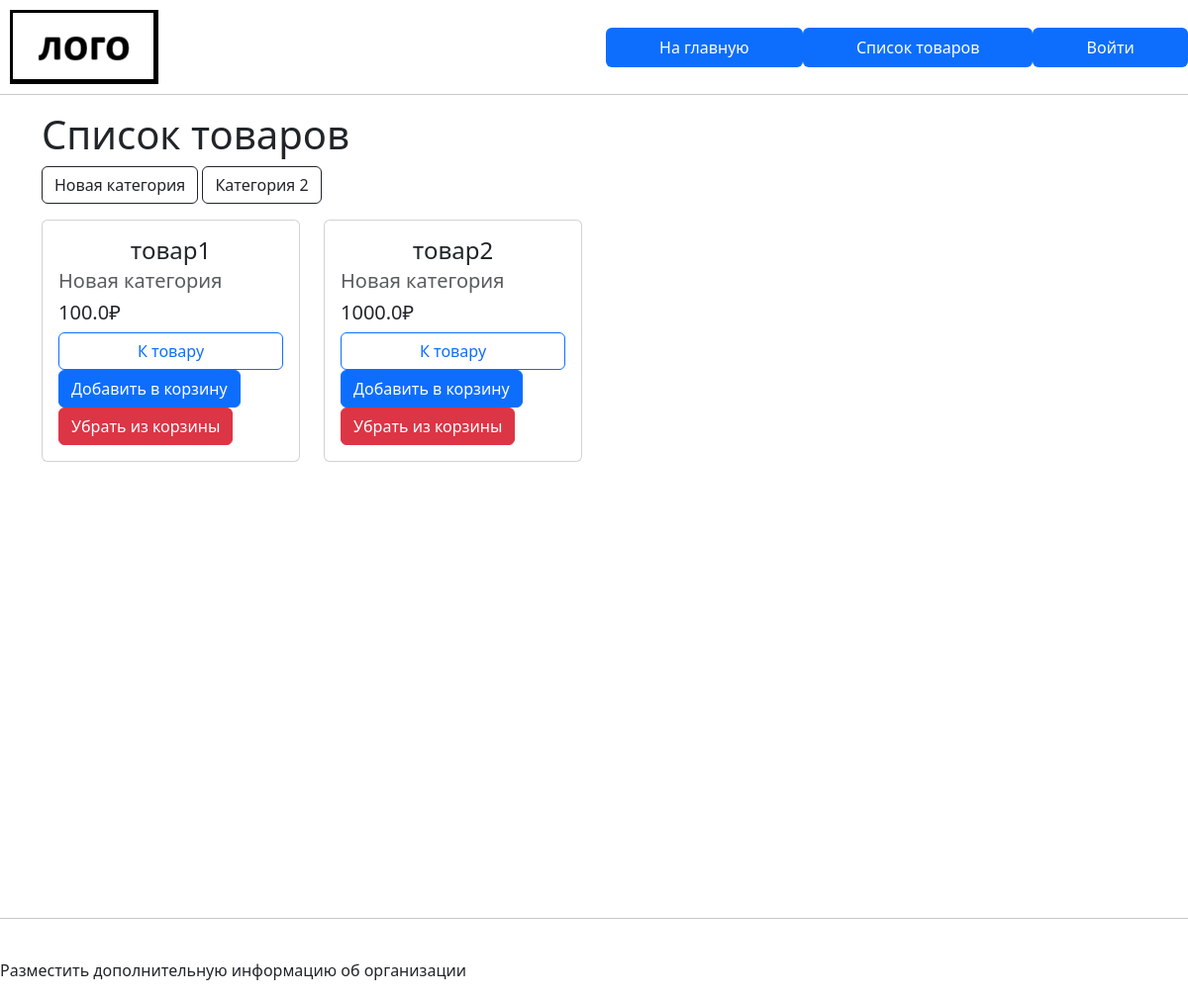
Before: /catalog/items with the older database file.
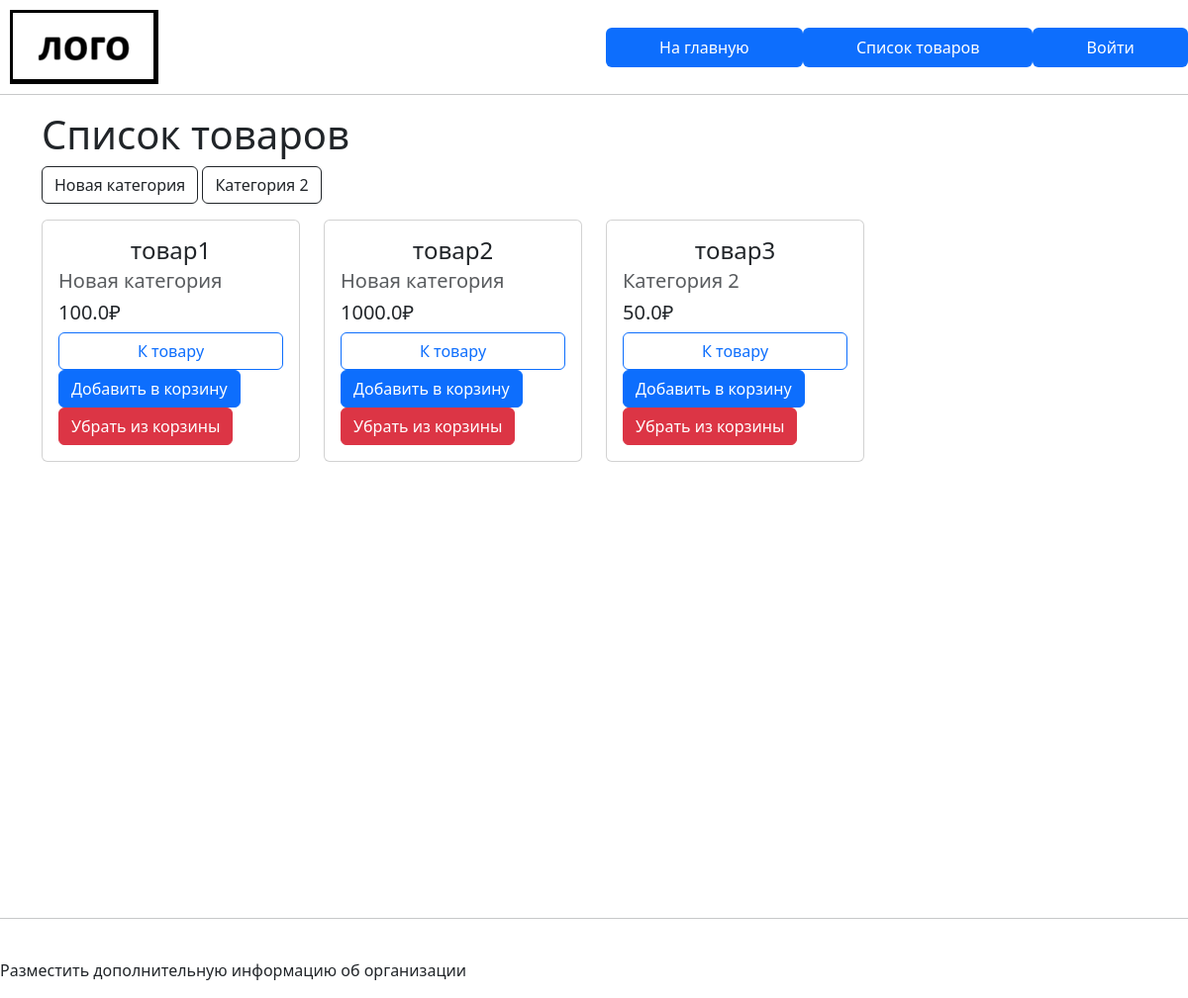
After: the same page with the newer database file.
### data/catalog_models.py (models this page shows)
class Category(SqlAlchemyBase):
    __tablename__ = "categories"
    id = sqlalchemy.Column(
        sqlalchemy.Integer, primary_key=True, autoincrement=True
    )
    name = sqlalchemy.Column(
        sqlalchemy.String,
        unique=True,
        nullable=False,
    )
    items = sqlalchemy.orm.relationship("Item", back_populates="category")

class Item(SqlAlchemyBase):
    __tablename__ = "items"
    id = sqlalchemy.Column(
        sqlalchemy.Integer,
        primary_key=True,
        autoincrement=True,
    )
    name = sqlalchemy.Column(
        sqlalchemy.String,
        nullable=False,
    )
    price = sqlalchemy.Column(
        sqlalchemy.Float,
        nullable=False,
    )
    text = sqlalchemy.Column(
        sqlalchemy.String,
        nullable=True,
    )
    category_id = sqlalchemy.Column(
        sqlalchemy.Integer,
        sqlalchemy.ForeignKey("categories.id"),
    )
    category = sqlalchemy.orm.relationship("Category")

### catalog.py (the view, shortened to what this page needs)
def item_list():
    db_sess = db_session.create_session()
    items = db_sess.query(Item)
    categories = db_sess.query(Category)
    category = flask.request.args.get("category", None)
    if category:
        items = items.filter(Item.category_id == category)
    return flask.render_template(
        "item_list.html",
        items=items,
        categories=categories,
    )

### data/db_session.py (called while the page is built)
def create_session() -> Session:
    global __factory
    return __factory()

### templates/item_list.html
{% extends "base.html" %}
{% block content %}
  <h1>Список товаров</h1>
  <p>
    {% for category in categories %}
      <a class="btn btn-outline-dark" action="" href="/catalog/items?category={{ category.id }}">
        {{ category.name }}
      </a>
    {% endfor %}
  </p>
  <div class="row row-cols-2 row-cols-md-4 g-4">
    {% for item in items %}
    {% include "includes/item_card.html" %}
    {% endfor %}
  </div>
{% endblock %}

### templates/base.html (shortened to what this page needs)
<!DOCTYPE html>
<html lang="ru">
  <head>
    <link rel="stylesheet" href="{{ url_for('static', filename='style.css') }}"/>
  </head>
  <body>
    {% include "includes/header.html" %}
    <main>
      <div class="container min-vh-100">
        {% block content %}Тут ничего нет{% endblock %}
      </div>
    </main>
    {% include "includes/footer.html" %}
  </body>
</html>

### templates/includes/header.html
<header>
  <div class="row align-items-center justify-content-around">
    <div class="col">
      <a href="/">
        <img src="{{ url_for('static', filename='img/logo.png') }}"
             alt="Лого не загрузилось" style="margin:10px">
      </a>
    </div>
    <div class="col-6">
      <ul class="nav nav-pills nav-fill">
        <li class="nav-item">
          <a class="nav-link active" href="/">
            На главную
          </a>
        </li>
        <li class="nav-item">
          <a class="nav-link active" href="/catalog/items">
            Список товаров
          </a>
        </li>
        {% if current_user.is_authenticated %}
          <li class="nav-item">
            <a class="nav-link active" href="/user">
              Мой профиль
            </a>
          </li>
          <li class="nav-item">
            <a class="nav-link active" href="/user/bascket">
              Корзина
            </a>
          </li>
          {% if current_user.is_admin %}
            <li class="nav-item">
              <a class="nav-link active" href="/admin">
                Админ-панель
              </a>
            </li>
          {% endif %}
        {% else %}
          <li class="nav-item">
            <a class="nav-link active" href="/user/login">
              Войти
            </a>
          </li>
        {% endif %}
      </ul>
  </div>
  <hr>
</header>

### templates/includes/item_card.html
<div class="col-sm-4">
  <div class="card h-100">
    <div class="card-body d-flex flex-column">
      <h4 class="card-title text-center">{{ item.name }}</h4>
      <h5 class="card-subtitle mb-2 text-muted">{{ item.category.name }}</h5>
      <h5>{{ item.price }}₽</h5>
      <a href="/catalog/item/{{ item.id }}" class="btn btn-outline-primary mt-auto">К товару</a>
      <form action="" method="post">
        <button class = "btn btn-primary mt-auto" type="submit" name="add_item" value="{{ item.id }}">
          Добавить в корзину
        </button>
      </form>
      <form action="" method="post">
        <button class = "btn btn-danger mt-auto" type="submit" name="delete_item" value="{{ item.id }}">
          Убрать из корзины
        </button>
      </form>
    </div>
  </div>
</div>

### templates/includes/footer.html
<footer>
  <hr>
  <p>
    <br>
    Разместить дополнительную информацию об организации
  </p>
</footer>

Changed rows visible on the page:
added Item: name "товар3", category.name "Категория 2", price "50.0", {{ item.id }} 3 (drawn)
